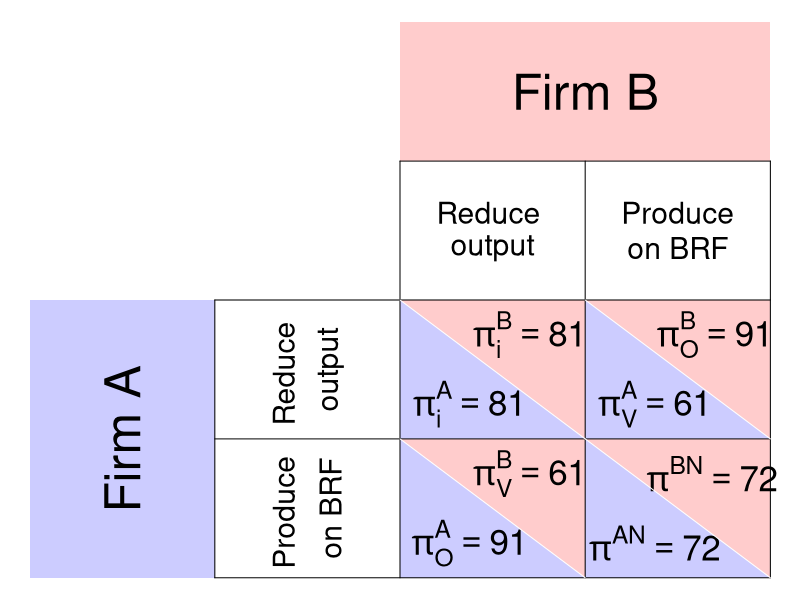

The R source for this figure:
require(ggplot2)
require(shape)
pdf(file = "competitionmarkets/matrix_opportunism_blank.pdf", width = 9, height = 7)

par(mar =  c(0, 0, 0, 0))
xlims <- c(0, 8)
ylims <- c(0, 8)

#TextSizes
PlayerSize <- 3
StratSize <- 1.8
PayoffSize <- 2.1
p1fadelevel <- 0.2
p2fadelevel <- 0.2

#Payoffs are listed as c("NW", "SW", "NE", "SE")

#Considerations for Player 1
P1Name <- c("Firm A")
P1Strat <- c("Reduce ", "Produce ")
P1Strat2 <- c("output", "on BRF")
#61, 72, 81, 91.125
P1Payoffs <- c(expression(paste(pi[i]^{A}== 81)), expression(paste(pi[O]^{A} == 91)), expression(paste(pi[V]^{A} == 61)), expression(paste(pi^{AN})==72))
P1BR1 <- c("SW") #Must be NW or SW - the BR prints accordingly. 
P1BR2 <- c("SE") #Must be NE or SE - the BR prints accordingly. 
P1bestsize <- 2.5 #Adjusts size of point indicating best response of P1
#NW = (5, 3); SW = (5,1); NE = (7, 3); SE = (7, 1)

#Considerations for Player 2
P2Name <- c("Firm B")
P2Strat <- c("Reduce ", "Produce")
P2Strat2 <- c("output", "on BRF")
P2Payoffs <- c(expression(paste(pi[i]^{B}== 81)), expression(paste(pi[V]^{B} == 61)), expression(paste(pi[O]^{B} == 91)), expression(paste(pi^{BN} == 72)))
P2BR1 <- c("NE") #Must be NW or SW - the BR prints accordingly. 
P2BR2 <- c("SE") #Must be NE or SE - the BR prints accordingly. 
P2bestsize <- 4 #Adjusts size of circle indicating best response of P1

plot(0, 0, xlim = xlims, ylim = ylims, type = "n",
     xlab = expression(""),
     ylab = expression(""),
     xaxt = "n", 
     yaxt = "n", 
     cex.lab = 2, 
     bty = "n")



#Color and label for Player 1 and their strategies
polygon(c(0,0,2,2,0), c(0,4,4,0,0), col=rgb(0, 0, 1, p1fadelevel), density=NULL, border = NA)
text(1, 2, P1Name[1], srt = 90, cex = PlayerSize)

text(2.75, 3, P1Strat[1], cex = StratSize, srt = 90)
text(3.25, 3, P1Strat2[1], cex = StratSize, srt = 90)
text(2.75, 1, P1Strat[2], cex = StratSize, srt = 90)
text(3.25, 1, P1Strat2[2], cex = StratSize, srt = 90)


#Color and label for Player 2
polygon(c(4,4,8,8,4), c(8,6,6,8,8), col=rgb(1, 0, 0, p2fadelevel), density=NULL, border = NA)
text(6, 7, P2Name[1], cex = PlayerSize)

text(5, 5.25, P2Strat[1], cex = StratSize)
text(5, 4.75, P2Strat2[1], cex = StratSize)
text(7, 5.25, P2Strat[2], cex = StratSize)
text(7, 4.75, P2Strat2[2], cex = StratSize)

#NorthWest cell 
#P1
polygon(c(4,4,6,4), c(4,2,2,4), col=rgb(0, 0, 1, p1fadelevel), density=NULL, border = NA)
#P2
polygon(c(4,6,6,4), c(4,4,2,4), col=rgb(1, 0, 0, p2fadelevel), density=NULL, border = NA)

#P1
text(4.75, 2.5, P1Payoffs[1], cex = PayoffSize)
#P2
text(5.4, 3.5, P2Payoffs[1], cex = PayoffSize)

#SouthWest cell  
#P1
polygon(c(4,4,6,4), c(2,0,0,2), col=rgb(0, 0, 1, p1fadelevel), density=NULL, border = NA)
#P2
polygon(c(4,6,6,4), c(2,2,0,2), col=rgb(1, 0, 0, p2fadelevel), density=NULL, border = NA)

#P1
text(4.75, 0.5, P1Payoffs[2], cex = PayoffSize)
#P2
text(5.4, 1.5, P2Payoffs[2], cex = PayoffSize)


#NorthEast cell 
#P1
polygon(c(6,6,8,6), c(4,2,2,4), col=rgb(0, 0, 1, p1fadelevel), density=NULL, border = NA)
#P2
polygon(c(6,8,8,6), c(4,4,2,4), col=rgb(1, 0, 0, p2fadelevel), density=NULL, border = NA)
#P1
text(6.75, 2.5, P1Payoffs[3], cex = PayoffSize)
#P2
text(7.4, 3.5, P2Payoffs[3], cex = PayoffSize)

#SouthEast cell 
#P1
polygon(c(6,6,8,6), c(2,0,0,2), col=rgb(0, 0, 1, p1fadelevel), density=NULL, border = NA)
#P2
polygon(c(6,8,8,6), c(2,2,0,2), col=rgb(1, 0, 0, p2fadelevel), density=NULL, border = NA)
#P1
text(6.75, 0.5, P1Payoffs[4], cex = PayoffSize)
#P2
text(7.37, 1.5, P2Payoffs[4], cex = PayoffSize)


#Lines for the Table
segments(8, 0, 8, 6, lty = 1, col = "black")
segments(4, 6, 8, 6, lty = 1, col = "black")
segments(2, 0, 2, 4, lty = 1, col = "black")
segments(2, 0, 8, 0, lty = 1, col = "black")
segments(2, 4, 8, 4, lty = 1, col = "black")
segments(4, 0, 4, 6, lty = 1, col = "black")
segments(2, 2, 8, 2, lty = 1, col = "black")
segments(6, 0, 6, 6, lty = 1, col = "black")

#Diagonals
#NW
segments(4, 4, 6, 2, lty = 1, col = "white")
#NE
segments(6, 4, 8, 2, lty = 1, col = "white")
#SW
segments(4, 2, 6, 0, lty = 1, col = "white")
#Se
segments(6, 2, 8, 0, lty = 1, col = "white")


#Best responses 
#P1 
# if (P1BR1[1] == "NW"){
#   points(5, 3, pch = 16, col = "black", cex = P1bestsize)
# } else{points(5, 1, pch = 16, col = "black", cex = P1bestsize)
# }
# 
# if (P1BR2[1] == "NE"){
#   points(7, 3, pch = 16, col = "black", cex = P1bestsize)
# } else{points(7, 1, pch = 16, col = "black", cex = P1bestsize)
# }


# #P2
# if (P2BR1[1] == "NW"){
#   points(5, 3, pch = 1, col = "black", cex = P2bestsize)
# } else{points(7, 3, pch = 1, col = "black", cex = P2bestsize)
# }
# 
# if (P2BR2[1] == "SW"){
#   points(5, 1, pch = 1, col = "black", cex = P2bestsize)
# } else{points(7, 1, pch = 1, col = "black", cex = P2bestsize)
# }

dev.off()
